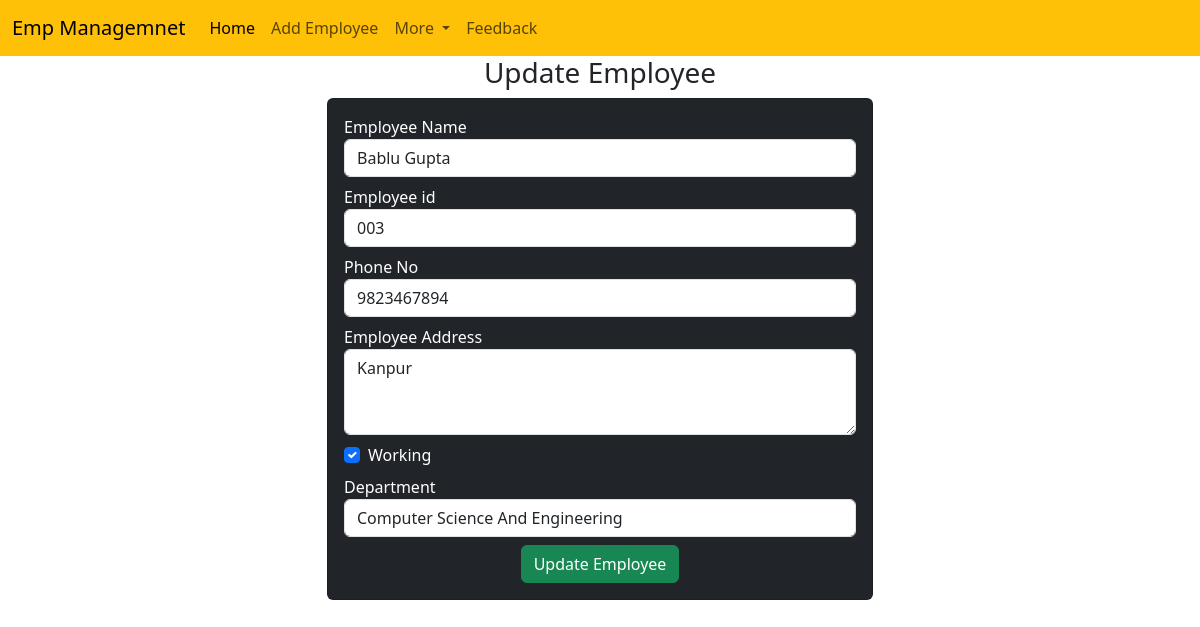
/update-emp/11, run on the app's committed database.
### empApp/models.py (models this page shows)
class Emp(models.Model):
    name=models.CharField(max_length=200)
    emp_id=models.CharField(max_length=200)
    phone=models.CharField(max_length=10)
    address=models.CharField(max_length=200)
    working=models.BooleanField(default=True)
    department=models.CharField(max_length=50)

### Employee_Management/views.py (the view)
# urls.py: path('update-emp/<int:emp_id>',views.update_emp),
def update_emp(request,emp_id):
    emp=Emp.objects.get(pk=emp_id)
    return render(request,'update_emp.html',{'emp':emp})

### templates/update_emp.html (shortened to what this page needs)
<!doctype html>
<html lang="en">
<head>
    <link href="https://cdn.jsdelivr.net/npm/bootstrap@5.3.0-alpha3/dist/css/bootstrap.min.css" rel="stylesheet"
>
</head>
<body>
    {% include 'navbar.html' %}
    <h3 class="text-center">Update Employee</h3>
    <div class="container">
        <div class="row">
            <div class="col-md-6 offset-3">
                <div class="card bg-dark text-white">
                    <div class="card-body">
                        <form action="/do-update-emp/{{emp.id}}" method="POST">
                            <div class="mb-2">
                                <label for="name">Employee Name</label>
                                <input id="name" type="text" class="form-control" placeholder="Enter emp name" name="emp_name" value="{{emp.name}}">
                            </div>
                            <div class="mb-2">
                                <label for="id">Employee id</label>
                                <input id="id" type="text" class="form-control" placeholder="Enter emp id" name="emp_id" value="{{emp.emp_id}}">
                            </div>
                            <div class="mb-2">
                                <label for="phone">Phone No</label>
                                <input id="phone" type="text" class="form-control" placeholder="Enter emp phone" name="emp_phone" value="{{emp.phone}}">
                            </div>
                            <div class="mb-2">
                                <label for="address">Employee Address</label>
                                <textarea name="emp_address" id="address" rows="3" class="form-control">{{emp.address}}</textarea>
                            </div>
                            <div class="mb-2 form-check">
                                <label for="working">Working</label>
                                <input {% if emp.working %} checked {% endif %} id="working" type="checkbox" class="form-check-input" name="emp_working" value="{{emp.working}}">
                            </div>
                            <div class="mb-2">
                                <label for="department">Department</label>
                                <select value="{{emp.department}}" name="emp_department" id="department" class="form-control">
                                    <option value="CSE">Computer Science And Engineering</option>
                                </select>
                            </div>
                            <div class="container text-center">
                                <button class="btn btn-success">
                                    Update Employee
                                </button>
                            </div>
                        </form>
                    </div>
                </div>
            </div>
        </div>
    </div>
</body>
</html>

### data on the page
Emp: emp_name "Bablu Gupta", emp_id "003", emp_phone "9823467894", emp_address "Kanpur", working "☑", emp_department "Computer Science And Engineering"
